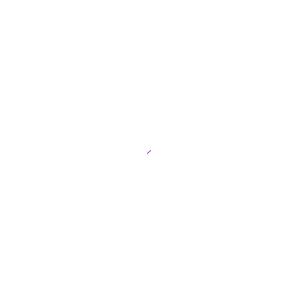
Frame 1 (no input)
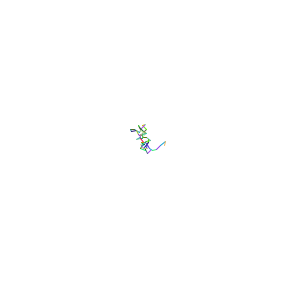
Frame 60 (the mouse pressed at the canvas centre just before this capture)
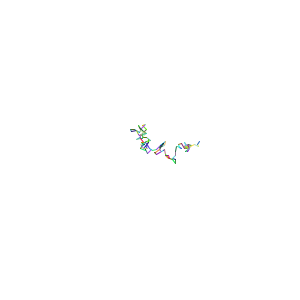
Frame 120 (the mouse held since frame 60 and released just before this capture)

The Processing sketch that drew these frames (run headless with seeded random() and noise(); from frame 60 on, the mouse is pressed at the canvas centre):

// Processing sketch: Scribbler
// ── Scribbler.pde
//Scribbler by Joshua Maguire on 9/20/2012
//scribbles randomly



//global variables
float x, y;

void setup(){
 size (300,300); 
 background (255);
 x = 150;
 y = 150;
 fill (0);
}

void draw(){
  //random color
  stroke (random(0,255),random(0,255),random(0,255));
  //new random variables near x and y
  float newsX = random(x-5,x+5);
  float newsY = random(y-5,y+5);
  //constraining new variables on screen
  newsX = constrain(newsX, 0, 300);
  newsY = constrain(newsY, 0, 300);
  //line from old to new
  line (x,y,newsX,newsY);
 // old = new
x=newsX;
y=newsY;
}
